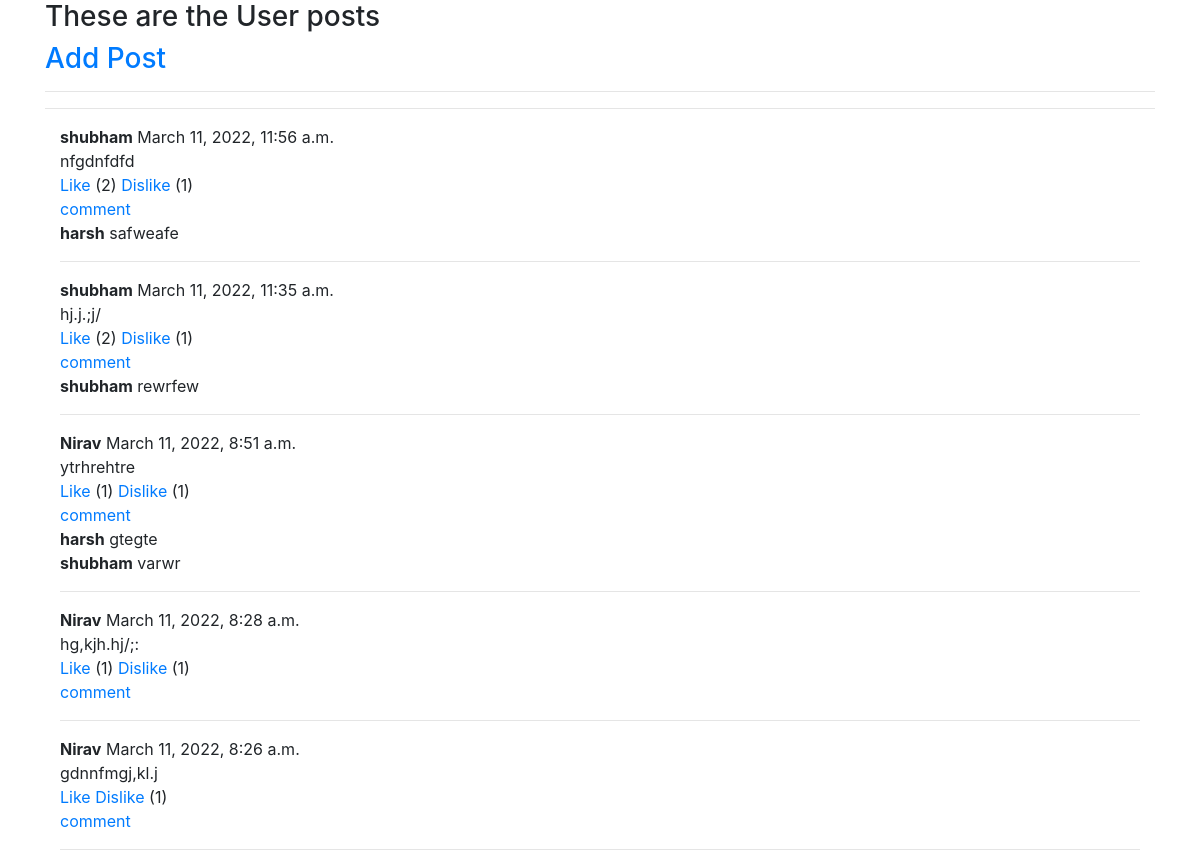
The app's page /post (upper part), older data.
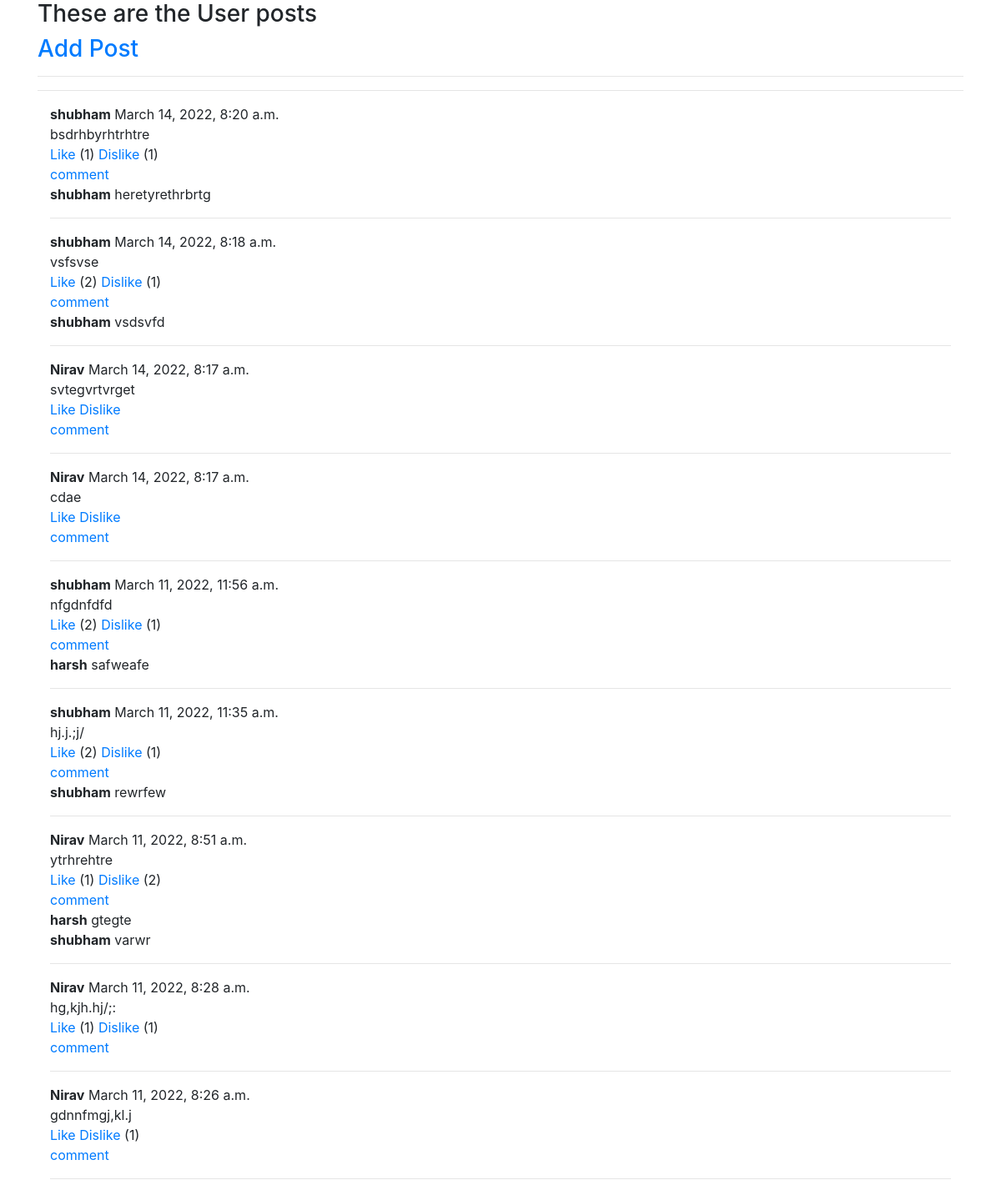
The same page, newer data.
### post/models.py (models this page shows)
class Post(models.Model):
    user=models.ForeignKey(User,on_delete=models.CASCADE)
    last_update=models.DateTimeField(auto_now_add=True,null=True)
    description=models.TextField()

class Comments(models.Model):
    user=models.ForeignKey(User,on_delete=models.CASCADE)
    post=models.ForeignKey(Post,on_delete=models.CASCADE)
    comment=models.TextField()

### post/views.py (the view)
# urls.py: path('post',views.post,name='post'),
def post(request):
    if request.method=="POST":
        user_id=request.user.id
        description=request.POST['description']
        data_store=Post(user_id=user_id,description=description)
        data_store.save()
        return redirect('/post')
    else:
        all_posts=Post.objects.values('id','user__username','last_update','description','user_id').order_by('-id')
        comments=Comments.objects.values('id','post_id','user_id','comment','user__username')
        likes_count = (Like.objects.values('post_id').annotate(likes=Count('post_id')))
        print(likes_count)
        dislikes_count = (Dislike.objects.values('post_id').annotate(dislikes=Count('post_id')))
        print(dislikes_count,"dislikes_count")
        return render(request,"post/post.html",{'all_posts':all_posts,'comments':comments,'likes_count':likes_count,'dislikes_count':dislikes_count})

### post/templates/post/post.html (shortened to what this page needs)
<!DOCTYPE html>
<html>
<head>
    <link rel="stylesheet" href="https://maxdn.bootstrapcdn.com/bootstrap/4.5.2/css/bootstrap.min.css">
</head>
<body>
    <div class="container">
        <form method="POST" action="/pass_comment">
            <h3>These are the User posts</h3><h3><a href="/add_post">Add Post</a></h3>
            <hr> <hr>
            <div class="container">
            {% for user_post in all_posts %}
            <b>{{user_post.user__username}}</b>
            <td name="user_post.last_update">{{user_post.last_update}}<br></td>
            <td>{{user_post.description}}<br></td>
            <a href="/likes/{{user_post.id}}" id="like_count">Like</a>
            {% for like_count in likes_count %}
            {% if user_post.id == like_count.post_id %}
                ({{like_count.likes}})
            {% endif %}
            {% endfor %}
            <a href="/dislike/{{user_post.id}}">Dislike</a>
            {% for dislike_count in dislikes_count %}
            {% if user_post.id == dislike_count.post_id %}
                ({{dislike_count.dislikes}})
            {% endif %}
            {% endfor %}
            <br>
            <a href="/pass_comment/{{user_post.id}}">comment</a>
            <br>
             {% for comment in comments %}
             {% if user_post.id == comment.post_id %}
             <b>{{comment.user__username}}</b>
             {{comment.comment}}
             <br>
             {% endif%}
             {% endfor %}
            <hr>
            {% endfor %}
        </form>
    </div>
</body>
</html>

Row changes from the older to the newer data that the page shows:
added Post: user__username "shubham", last_update "March 14, 2022, 8:20 a.m.", description "bsdrhbyrhtrhtre", likes "1", dislikes "1"
added Comments: user__username "shubham", comment "heretyrethrbrtg"
added Post: user__username "shubham", last_update "March 14, 2022, 8:18 a.m.", description "vsfsvse", likes "2", dislikes "1"
added Comments: user__username "shubham", comment "vsdsvfd"
added Post: user__username "Nirav", last_update "March 14, 2022, 8:17 a.m.", description "svtegvrtvrget"
added Post: user__username "Nirav", last_update "March 14, 2022, 8:17 a.m.", description "cdae"
Text that changed along with them:
new list line: "( 2 )"
list line gone: "( 1 )"
